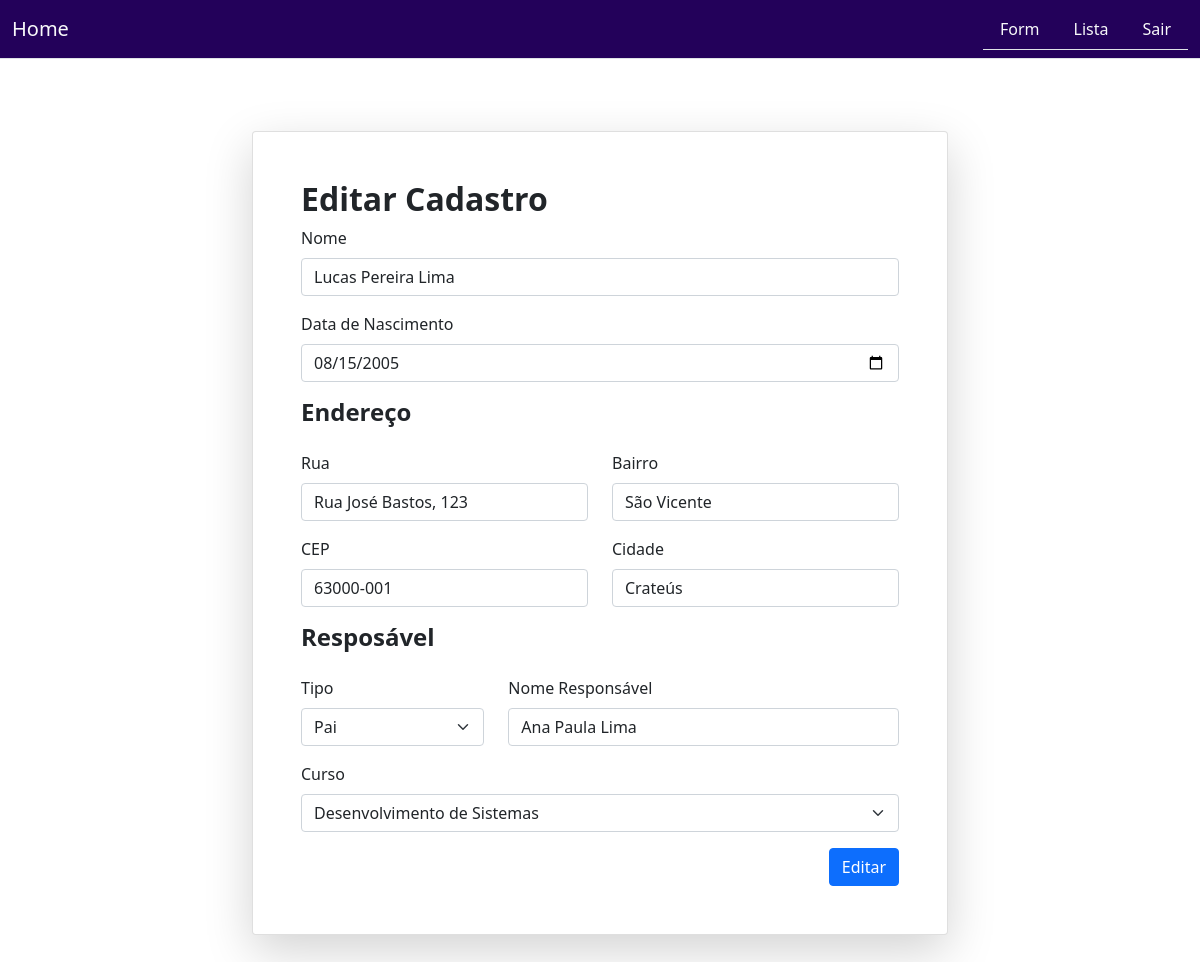
Screenshot of /editar.php?id=1 with the database file from the repository.
### tables this page shows
CREATE TABLE `alunos` (
  `id` int(11) NOT NULL,
  `nome_aluno` varchar(100) NOT NULL,
  `data_nasc` date NOT NULL,
  `cidade` varchar(50) NOT NULL,
  `bairro` varchar(80) NOT NULL,
  `rua` varchar(120) NOT NULL,
  `cep` varchar(10) NOT NULL,
  `nome_responsavel` varchar(100) NOT NULL,
  `tipo_responsavel` int(11) NOT NULL,
  `curso` int(11) NOT NULL
);

### editar.php (the view, shortened to what this page needs)
<?php
include 'menu.php';
include 'conexao.php';
$id_aluno = mysqli_real_escape_string($conexao, $_GET['id']);
$sql_select = "SELECT * FROM alunos WHERE id = $id_aluno";
$result = mysqli_query($conexao, $sql_select);
$dados_aluno = mysqli_fetch_assoc($result);
?>
<!DOCTYPE html>
<html lang="en">
<head>
	<link href="https://cdn.jsdelivr.net/npm/bootstrap@5.0.0-beta2/dist/css/bootstrap.min.css" rel="stylesheet"
>
</head>
<body>
	<section class="h-100">
		<div class="container mt-5 mb-5 h-100">
			<div class="col-sm-10 col-md-8 mx-auto p-4">
				<div class="card shadow-lg">
					<div class="card-body p-5">
						<h2 class="fw-bold">Editar Cadastro</h2>
                        <form action="atualizar.php" method="POST">
                            <div class="mb-3">
                                <label class="mb-2" for="nome" class="form-label">Nome</label>
                                <input id="name" type="text" class="form-control" name="nome" value="<?php echo htmlspecialchars($dados_aluno['nome_aluno']);?>" required>
                            </div>
                            <div class="mb-3">
                                <label for="data_nasc" class="form-label">Data de Nascimento</label>
                                <input type="date" class="form-control" id="data" name="data_nasc" value="<?php echo $dados_aluno['data_nasc']; ?>" required>
                            </div>
                            <h2 class="fs-4 card-title fw-bold mb-4">Endereço</h2>
                            <div class="row">
                                <div class="col-md-6 mb-3">
                                    <label for="rua" class="form-label">Rua</label>
                                    <input type="text" class="form-control" id="rua" name="rua" placeholder="Rua..." value="<?php echo htmlspecialchars($dados_aluno['rua']); ?>" required>
                                </div>
                                <div class="col-md-6 mb-3">
                                    <label for="bairro" class="form-label">Bairro</label>
                                    <input type="text" class="form-control" id="bairro" name="bairro" value="<?php echo htmlspecialchars($dados_aluno['bairro']); ?> " required>
                                </div>
                            </div>
                            <div class="row">
                                <div class="col-md-6 mb-3">
                                    <label for="cep" class="form-label" >CEP</label>
                                    <input type="text" class="form-control" id="cep" name="cep" value="<?php echo htmlspecialchars($dados_aluno['cep']); ?>" required>
                                </div>
                                <div class="col-md-6 mb-3">
                                    <label for="cidade" class="form-label">Cidade</label>
                                    <input type="text" class="form-control" id="cidade" name="cidade" value="<?php echo htmlspecialchars($dados_aluno['cidade']); ?>" required>
                                </div>
                            </div>
                            <h2 class="fs-4 card-title fw-bold mb-4">Resposável</h2>
                            <div class="row">
                                <div class="col-md-4 mb-3">
                                    <label for="tipoResponsavel" class="form-label">Tipo</label>
                                    <select class="form-select" id="tipoResponsavel" name="tipoResponsavel" required>
                                        <option value="1" <?php echo ($dados_aluno['tipo_responsavel'] == 1) ? 'selected' : ''; ?>>Pai</option>
                                    </select>
                                </div>
                                <div class="col-md-8 mb-3">
                                    <label for="nomeResponsavel" class="form-label">Nome Responsável</label>
                                    <input type="text" class="form-control" id="nomeResponsavel" name="nomeResponsavel" value="<?php echo htmlspecialchars($dados_aluno['nome_responsavel']); ?>" required>
                                </div>
                            </div>
                            <div class="mb-3">
                                <label for="curso" class="form-label">Curso</label>
                                <select name="curso" id="" class="form-select">
                                    <option value="3" <?php echo ($dados_aluno['curso'] == 3) ? 'selected' : ''; ?>>Desenvolvimento de Sistemas</option>
                                </select>
                            </div>
                            <div class="align-items-center d-flex">
                                <button type="submit" class="btn btn-primary ms-auto">
                                    Editar
                                </button>
                            </div>
                        </form>
					</div>
                </div>
			</div>
		</div>
	</section>
</body>
</html>

### rows the page displays
alunos: nome "Lucas Pereira Lima", data_nasc "08/15/2005", rua "Rua José Bastos, 123", bairro "São Vicente", cep "63000-001", cidade "Crateús", tipoResponsavel "Pai", nomeResponsavel "Ana Paula Lima", curso "Desenvolvimento de Sistemas"
